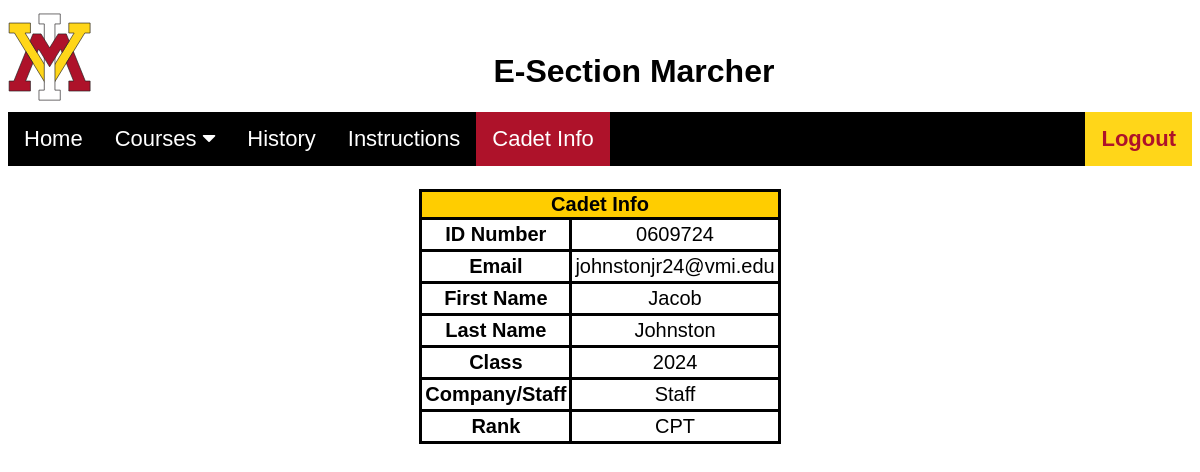
The app's page /cadetInfo.php (signed in) with its own data.
### tables this page shows
CREATE TABLE `cadets` (
  `id_number` varchar(11) NOT NULL,
  `first_name` varchar(255) NOT NULL,
  `last_name` varchar(255) NOT NULL,
  `email` varchar(255) NOT NULL,
  `class` int(11) NOT NULL,
  `rank` varchar(255) NOT NULL DEFAULT '',
  `major` varchar(255) NOT NULL,
  `password` varchar(255) NOT NULL,
  `company` varchar(255) NOT NULL DEFAULT 'Company'
);

### cadetInfo.php (the view, shortened to what this page needs)
<?php
    $servername = "localhost";
    $dbname = "capstone";
    $username = "root";
    $password = "";
    $conn = new mysqli($servername, $username, $password, $dbname);
    $id = $_SESSION['id_number'];
?>
<!DOCTYPE html>
<html lang = "en">
<head>
    <link rel="stylesheet" href="https://cdnjs.cloudflare.com/ajax/libs/font-awesome/4.7.0/css/font-awesome.min.css"/>
    <link href="style.css" rel="stylesheet"/>
</head>
<body>
    <div class = "header">
            <img id = "mainImg" src = "vmilogo.svg" id = "logo">
            <h1 id = "esection">E-Section Marcher</h1>
    </div>
    <div class="navbar">
        <a href = "cadetHome.php">Home</a>
        <div class="dropdown">
            <button class="dropbtn" onclick="myFunction()">Courses
            <i class="fa fa-caret-down"></i>
            </button>
        </div>
        <a href="cadetHistory.php">History</a>
        <a href="cadetInstructions.php">Instructions</a>
        <a class = "active">Cadet Info</a>
        <a id = "logout" href="logout.php">Logout</a>
    </div>
    <div style="padding: 2%;">
        <center>
            <table class = "cadet_info">
                <th colspan="2">Cadet Info</th>
                <?php
                    $email = $_SESSION['email'];
                    $sql = "SELECT * FROM cadets WHERE email = '$email'";
                    $result = $conn->query($sql);
                    if($result->num_rows > 0){
                        while($row = $result->fetch_assoc()) {
                            $id = $row["id_number"];
                            $email = $row["email"];
                            $first_name = $row["first_name"];
                            $last_name = $row["last_name"];
                            $rank = $row['rank'];
                            $company = $row['company'];
                            $class = $row['class'];
        }
    }
                ?>
                <tr>
                    <td style = "font-weight: bold;">ID Number</td>
                    <td><?php echo $id;?></td>
                </tr>
                <tr>
                    <td style = "font-weight: bold;">Email</td>
                    <td><?php echo $email;?></td>
                </tr>
                <tr>
                    <td style = "font-weight: bold;">First Name</td>
                    <td><?php echo $first_name;?></td>
                </tr>
                <tr>
                    <td style = "font-weight: bold;">Last Name</td>
                    <td><?php echo $last_name;?></td>
                </tr>
                <tr>
                    <td style = "font-weight: bold;">Class</td>
                    <td><?php echo $class;?></td>
                </tr>
                <tr>
                    <td style = "font-weight: bold;">Company/Staff</td>
                    <td><?php echo $company;?></td>
                </tr>
                <tr>
                    <td style = "font-weight: bold;">Rank</td>
                    <td><?php echo $rank;?></td>
                </tr>
            </table>
        </center>
    </div>
</body>
</html>

### style.css (style rules this page uses)
body { font-family:sans-serif; -webkit-text-size-adjust:100%; ms-text-size-adjust:100% font-family: sans-serif; }
#mainImg { width: 7%; padding-bottom: .5%; }
.header { display: flex; border-width: 8px; }
#esection { padding-top: 2%; margin-left: 34%; }
.navbar { overflow: hidden; background-color: black; font-family: sans-serif; }
.navbar a { float: left; font-size: 22px; color: white; text-align: center; padding: 14px 16px; text-decoration: none; }
.navbar a.active { background-color: #ae122a; color: white; }
.dropdown { float: left; overflow: hidden; }
.dropdown .dropbtn { cursor: pointer; font-size: 22px; border: none; outline: none; color: white; padding: 14px 16px; background-color: inherit; font-family: inherit; margin: 0; }
#logout { float: right; background-color: #ffd619; color: #ae122a; font-weight: bold; }
.cadet_info { font-size: 20px; }
.cadet_info, .cadet_info tr, .cadet_info td, .cadet_info th { border-collapse: collapse; border: solid; text-align: center; }
.cadet_info td { padding: 3px; }
.cadet_info th { background-color: #ffcd00;; }

### records on screen
cadets: id_number "0609724", email "johnstonjr24@vmi.edu", first_name "Jacob", last_name "Johnston", class "2024", company "Staff", rank "CPT"
